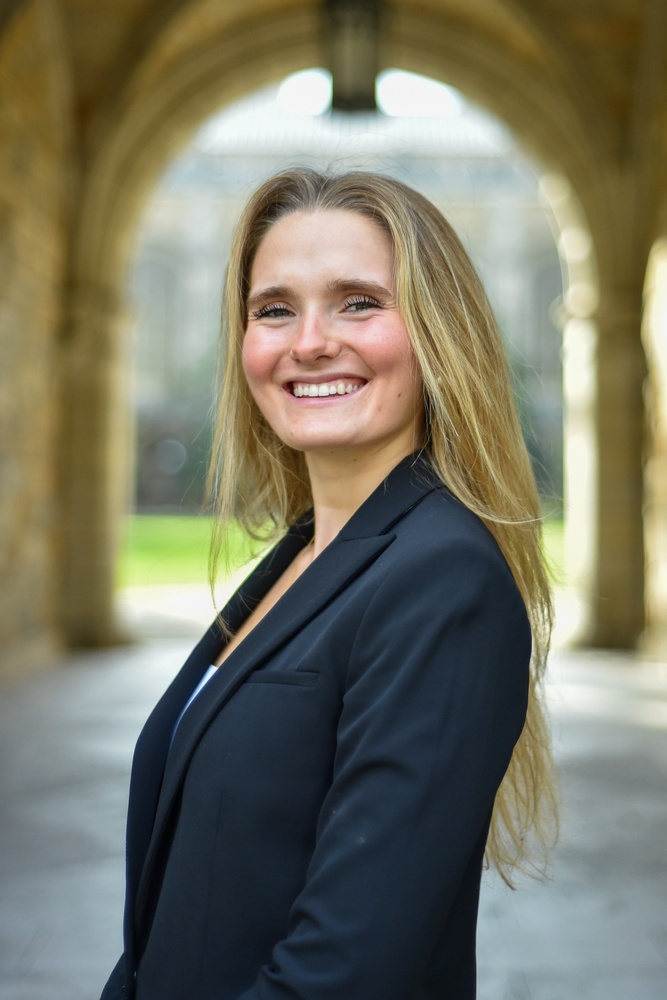
#> input picture projects/site/assets/img/annabel-headshot-original.jpeg, 667 x 1000 px, shrunk from 1367 x 2048 before the run
$ python make_guide_overlay.py --ref ../../../../../site/assets/img/annabel-headshot-original.jpeg --output out.png
#> lines starting #> are read from the running program, lines starting #| are printed output that depends on the picture; after the words box and inside, x2 and y2 are one past the last pixel; in counts of white or black regions, pixels touching at a corner belong together
#!/usr/bin/env python3
# /// script
# requires-python = ">=3.10"
# dependencies = ["pillow>=10.0.0", "numpy>=1.26.0", "scipy>=1.11.0"]
# ///
"""Generate a guide-line overlay on top of a reference image.

The overlay marks discrete reference points that a vision LLM can name when
reporting layout, instead of having to estimate raw bbox percentages from a
naked image (which produces hallucinated coordinates).

Overlay layers:
  - 10% canvas grid in faint gray (background ruler)
  - Coordinate ticks every 10% in left/top margins
  - Horizontal text bands detected via projection — top/bottom of each band
    drawn in red, labels H1, H2, H3... with the y-percent range
  - Element bounding boxes detected via connected components — drawn in cyan,
    labels E1, E2, E3... with [left, top, width, height] in percents

Then in Step 0 (vision analysis) the agent reads BOTH ref.png AND
_ref-guided.png and reports bbox by referring to band/element labels:
  "headline spans H2 to H4 → y=14% to y=22% → height=8%"
  "image-zone is E1 → bbox [10, 35, 80, 50]"

This makes the script deterministic on detection (where ink is) and the LLM
semantic on interpretation (what each region IS in the design).

Usage:
    uv run make_guide_overlay.py --ref path/to/ref.png --output path/to/_ref-guided.png
"""

import argparse
import sys
from pathlib import Path

import numpy as np
from PIL import Image, ImageDraw, ImageFont
from scipy import ndimage


def otsu_threshold(arr: np.ndarray) -> int:
    """Compute Otsu's threshold for a grayscale image array."""
    hist, _ = np.histogram(arr.ravel(), bins=256, range=(0, 255))
    total = arr.size
    sum_total = float(np.dot(np.arange(256), hist))
    sum_b = 0.0
    w_b = 0
    max_var = 0.0
    threshold = 0
    for t in range(256):
        w_b += int(hist[t])
        if w_b == 0:
            continue
        w_f = total - w_b
        if w_f == 0:
            break
        sum_b += t * hist[t]
        m_b = sum_b / w_b
        m_f = (sum_total - sum_b) / w_f
        var_between = w_b * w_f * (m_b - m_f) ** 2
        if var_between > max_var:
            max_var = var_between
            threshold = t
    return threshold


def detect_text_bands(binary: np.ndarray, min_height_px: int, min_gap_px: int) -> list[tuple[int, int]]:
    """Detect horizontal text bands via row projection of ink mask.

    Returns list of (y_top, y_bottom) tuples.
    """
    proj = binary.sum(axis=1)
    # Adaptive activity threshold: rows with ink-pixel count above 5% of max.
    activity_floor = max(5, proj.max() * 0.05)
    active = proj > activity_floor

    bands: list[tuple[int, int]] = []
    in_band = False
    start = 0
    for i, a in enumerate(active):
        if a and not in_band:
            in_band = True
            start = i
        elif not a and in_band:
            in_band = False
            if i - start >= min_height_px:
                bands.append((start, i))
    if in_band:
        bands.append((start, len(active)))

    # Merge bands separated by small gaps (descenders, kerning artifacts)
    merged: list[tuple[int, int]] = []
    for band in bands:
        if merged and band[0] - merged[-1][1] < min_gap_px:
            merged[-1] = (merged[-1][0], band[1])
        else:
            merged.append(band)
    return merged


def detect_element_boxes(
    binary: np.ndarray,
    min_area_pct: float = 0.5,
    max_area_pct: float = 90.0,
    max_count: int = 10,
) -> list[tuple[int, int, int, int]]:
    """Detect significant element bounding boxes via connected components.

    Returns list of (x, y, w, h) in pixel coordinates, sorted by area descending.
    Filters out tiny noise and full-canvas components.
    """
    labels, n = ndimage.label(binary)
    if n == 0:
        return []

    total_area = binary.shape[0] * binary.shape[1]
    objects = ndimage.find_objects(labels)

    boxes: list[tuple[int, int, int, int]] = []
    for slc in objects:
        if slc is None:
            continue
        ys, xs = slc
        x0, x1 = xs.start, xs.stop
        y0, y1 = ys.start, ys.stop
        w = x1 - x0
        h = y1 - y0
        area_pct = (w * h) / total_area * 100
        if min_area_pct <= area_pct <= max_area_pct:
            boxes.append((int(x0), int(y0), int(w), int(h)))

    boxes.sort(key=lambda b: -(b[2] * b[3]))
    return boxes[:max_count]


def _load_font(px: int) -> ImageFont.ImageFont:
    """Best-effort font load — fall back to PIL default if no TTF available."""
    for name in ("arial.ttf", "DejaVuSans.ttf", "LiberationSans-Regular.ttf"):
        try:
            return ImageFont.truetype(name, size=px)
        except OSError:
            continue
    return ImageFont.load_default()


def draw_overlay(ref_path: Path, output_path: Path) -> dict:
    img = Image.open(ref_path).convert("RGB")
    W, H = img.size
    gray = np.asarray(img.convert("L"))

    threshold = otsu_threshold(gray)
    # Polarity: if bg is light (median > 128), ink is darker than threshold; otherwise inverted.
    if np.median(gray) > 128:
        binary = gray < threshold
    else:
        binary = gray > threshold

    bands = detect_text_bands(
        binary,
        min_height_px=max(4, int(H * 0.005)),
        min_gap_px=max(3, int(H * 0.004)),
    )
    elements = detect_element_boxes(binary)

    overlay = img.copy()
    draw = ImageDraw.Draw(overlay, "RGBA")
    font = _load_font(max(14, H // 80))

    grid_color = (180, 180, 180, 120)
    band_color = (220, 60, 60, 220)
    band_fill = (220, 60, 60, 30)
    elem_color = (40, 140, 200, 220)
    tick_color = (110, 110, 110, 220)

    # 10% grid
    for i in range(1, 10):
        x = int(W * i / 10)
        draw.line([(x, 0), (x, H)], fill=grid_color, width=1)
        y = int(H * i / 10)
        draw.line([(0, y), (W, y)], fill=grid_color, width=1)

    # Element bounding boxes (drawn first so they sit under band lines)
    for i, (x, y, w, h) in enumerate(elements, 1):
        draw.rectangle([(x, y), (x + w, y + h)], outline=elem_color, width=2)
        x_pct = x / W * 100
        y_pct = y / H * 100
        w_pct = w / W * 100
        h_pct = h / H * 100
        label = f"E{i} [{x_pct:.0f}, {y_pct:.0f}, {w_pct:.0f}x{h_pct:.0f}]"
        draw.text((x + 4, y + 4), label, fill=elem_color, font=font)

    # Text band tops and bottoms
    for i, (y0, y1) in enumerate(bands, 1):
        draw.rectangle([(0, y0), (W, y1)], fill=band_fill)
        draw.line([(0, y0), (W, y0)], fill=band_color, width=2)
        draw.line([(0, y1), (W, y1)], fill=band_color, width=1)
        pct_top = y0 / H * 100
        pct_bot = y1 / H * 100
        label = f"H{i}  y={pct_top:.0f}%-{pct_bot:.0f}%  (h={pct_bot - pct_top:.0f}%)"
        draw.text((6, y0 + 3), label, fill=band_color, font=font)

    # Coordinate ticks every 10% in left + top margins
    for i in range(11):
        x = int(W * i / 10)
        draw.line([(x, 0), (x, 10)], fill=tick_color, width=1)
        if 0 < i < 10:
            draw.text((x + 2, 12), f"{i*10}%", fill=tick_color, font=font)
        y = int(H * i / 10)
        draw.line([(0, y), (10, y)], fill=tick_color, width=1)
        if 0 < i < 10:
            draw.text((12, y + 2), f"{i*10}%", fill=tick_color, font=font)

    output_path.parent.mkdir(parents=True, exist_ok=True)
    overlay.save(output_path)

    return {
        "output": str(output_path),
        "canvas_px": (W, H),
        "text_bands": len(bands),
        "element_boxes": len(elements),
    }


def main() -> int:
    ap = argparse.ArgumentParser(description="Generate guide-line overlay on a reference image.")
    ap.add_argument("--ref", required=True, type=Path, help="Reference image path")
    ap.add_argument("--output", required=True, type=Path, help="Output overlay path")
    args = ap.parse_args()

    ref = args.ref.resolve()
    if not ref.exists():
        print(f"Error: ref not found: {ref}", file=sys.stderr)
        return 1

    stats = draw_overlay(ref, args.output.resolve())
#> in draw_overlay, img is the input picture: PIL image 667x1000 RGB; mean R, G, B 118.9, 117.2, 99.6
#> in draw_overlay, `gray = np.asarray(img.convert("L"))`:
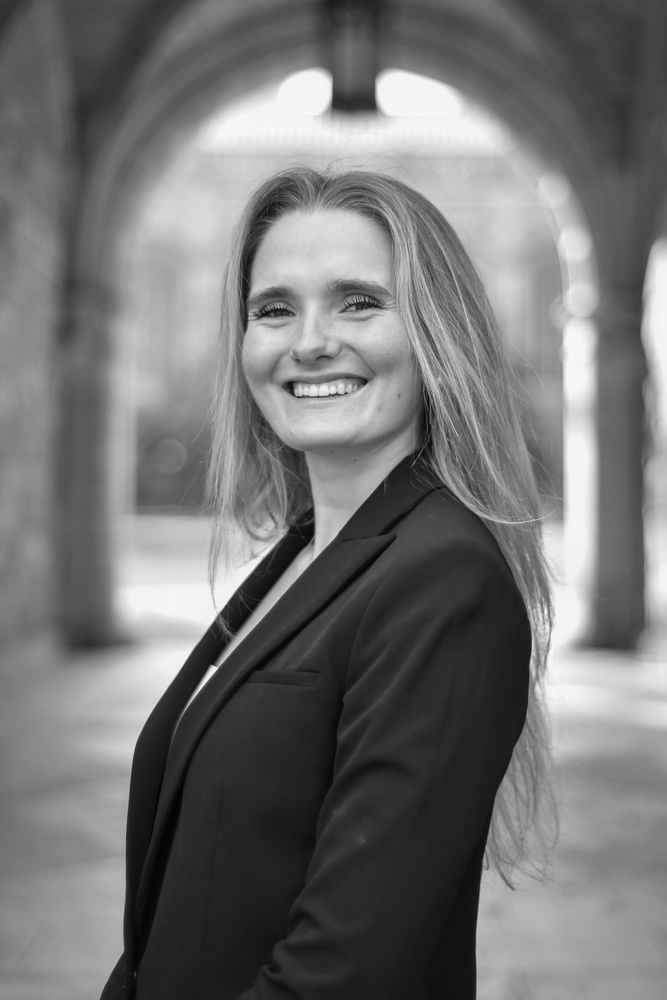
#> gray: shape (1000, 667); min 0, max 252, mean 115.7
#> in otsu_threshold, `hist, _ = np.histogram(arr.ravel(), bins=256, range=(0, 255))`: hist = 256 values, max 6421 at index 34, min 0 at index 253, mean 2605.5
#> in otsu_threshold, `sum_total = float(np.dot(np.arange(256), hist))`: sum_total = 77194390
#> the loop in otsu_threshold, `for t in range(256):` made 253 passes
#> (w_b, w_f, sum_b, m_b, m_f, max_var) on passes 1 to 12: (1, 666999, 0, 0, 115.7, 8.93e+09), (9, 666991, 8, 0.889, 115.7, 7.92e+10), (39, 666961, 68, 1.74, 115.7, 3.38e+11), (151, 666849, 404, 2.68, 115.8, 1.29e+12), (361, 666639, 1244, 3.45, 115.8, 3.04e+12), (636, 666364, 2619, 4.12, 115.8, 5.29e+12), (1027, 665973, 4965, 4.83, 115.9, 8.44e+12), (1461, 665539, 8003, 5.48, 116, 1.19e+13), (1807, 665193, 10771, 5.96, 116, 1.46e+13), (2125, 664875, 13633, 6.42, 116.1, 1.7e+13), (2454, 664546, 16923, 6.9, 116.1, 1.95e+13), (2820, 664180, 20949, 7.43, 116.2, 2.22e+13)
#> (w_b, w_f, sum_b) on pass 100: (289707, 377293, 16242869)
#> in draw_overlay, `binary = gray > threshold`:
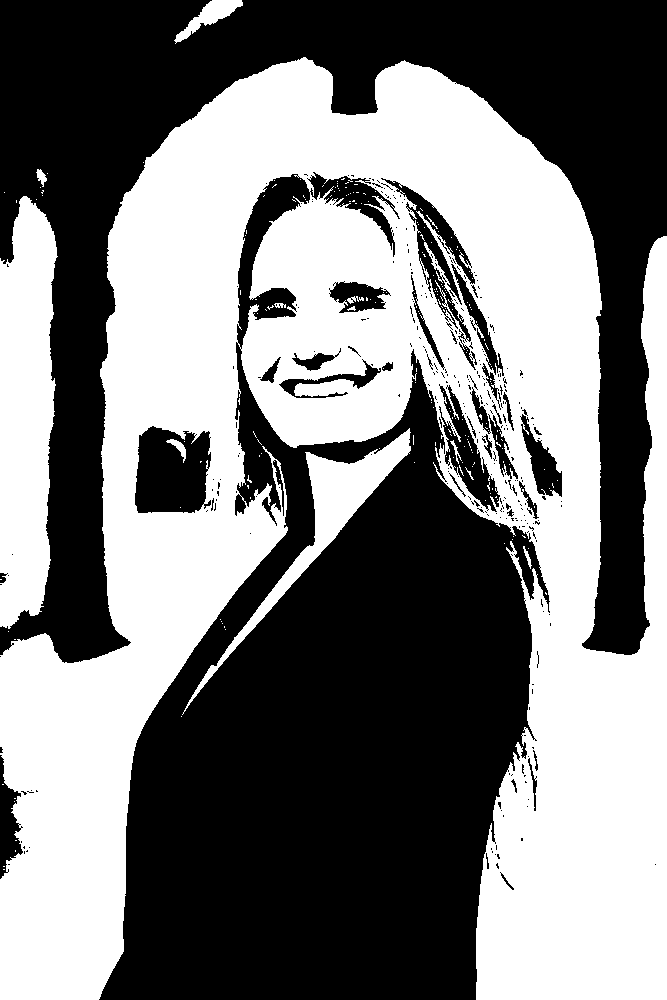
#> binary: shape (1000, 667) bool; 48.3% white; 211 white regions (198 under 20 px), largest, box (x1, y1, x2, y2) and area: (0, 57, 667, 1000) 293205, (0, 196, 58, 629) 19951, (182, 428, 411, 715) 7034
#> the loop in detect_text_bands, `for i, a in enumerate(active):` made 1000 passes
#> a on passes 1 to 3: True, True, True
#> the loop in detect_text_bands, `for band in bands:` made 2 passes
#> band on passes 1 to 2: (0, 19), (62, 1000)
#> in detect_element_boxes, `labels, n = ndimage.label(binary)`:
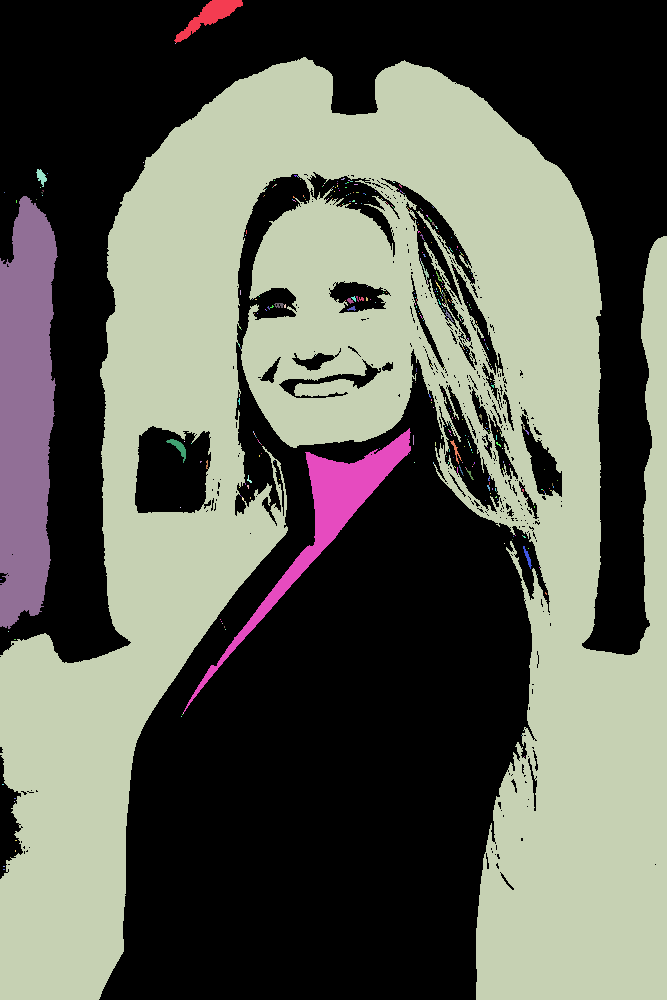
#> labels: shape (1000, 667) int32; 415 distinct labels, from 0 to 414; one colour per label, 0 black
#> the loop in draw_overlay, `for i, (x, y, w, h) in enumerate(elements, 1):` made 2 passes
#> (i, x, y, w, h) on passes 1 to 2: (1, 184, 428, 227, 284), (2, 0, 196, 58, 433)
#> the loop in draw_overlay, `for i, (y0, y1) in enumerate(bands, 1):` made 2 passes
#> (i, y0, y1) on passes 1 to 2: (1, 0, 19), (2, 62, 1000)
#> in draw_overlay, `overlay.save(output_path)`:
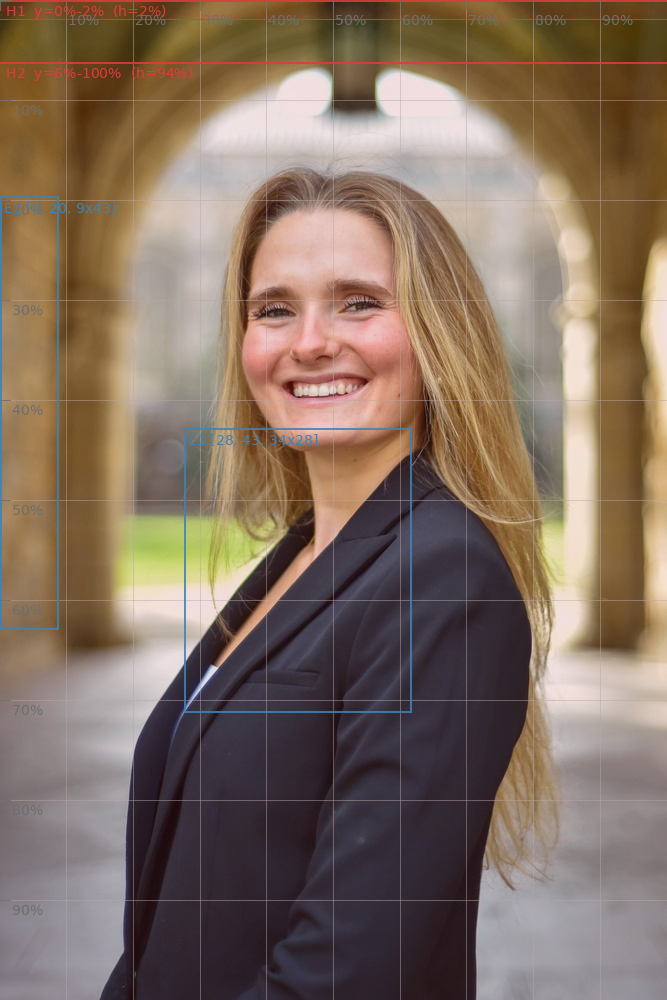
#> saved as out.png: PIL image 667x1000 RGB; mean R, G, B 130.9, 111.3, 96.4
    print(f"[ok] {stats['output']}", file=sys.stderr)
    print(f"     canvas: {stats['canvas_px'][0]}x{stats['canvas_px'][1]}", file=sys.stderr)
    print(f"     text bands detected: {stats['text_bands']}", file=sys.stderr)
    print(f"     element boxes detected: {stats['element_boxes']}", file=sys.stderr)
    return 0


if __name__ == "__main__":
    sys.exit(main())
#> (the program exits here)

$ run again, on projects/site/assets/img/annabel-headshot-cutout.png
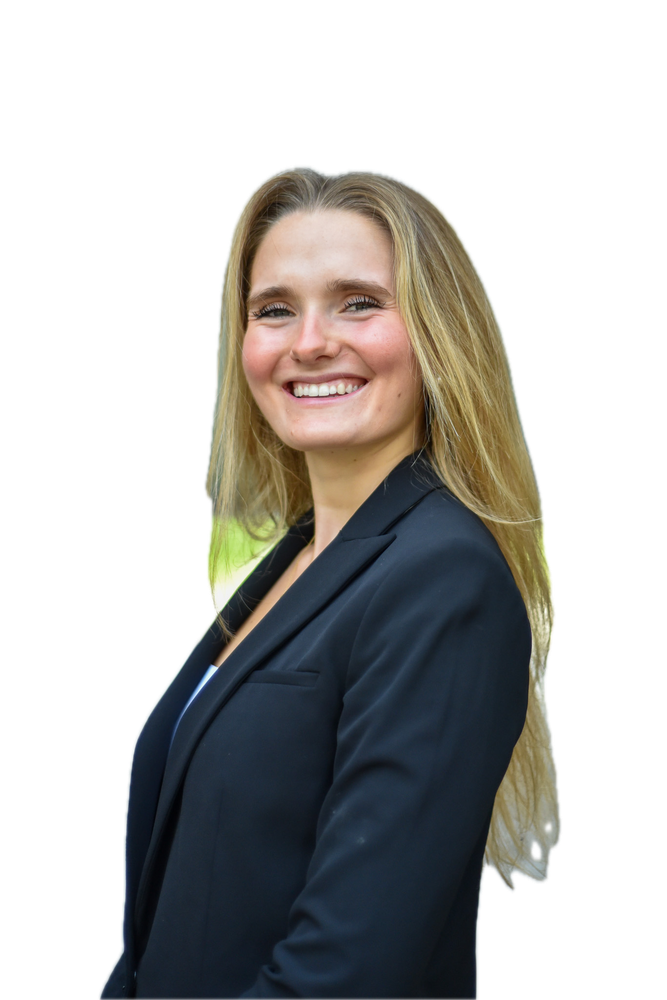
#> input picture projects/site/assets/img/annabel-headshot-cutout.png, 667 x 1000 px, shrunk from 1367 x 2048 before the run
#> hist = 256 values, max 384916 at index 0, min 2 at index 250, mean 2605.5
#> sum_total = 23312117
#> the loop in otsu_threshold, `for t in range(256):` made 256 passes
#> (w_b, w_f, sum_b, m_b, m_f, max_var) on passes 1 to 8: (384916, 282084, 0, 0, 82.64, 7.42e+14), (384962, 282038, 46, 0.000119, 82.66, 7.42e+14), (384985, 282015, 92, 0.000239, 82.66, 7.42e+14), (385096, 281904, 425, 0.0011, 82.69, 7.42e+14), (385275, 281725, 1141, 0.00296, 82.74, 7.43e+14), (385556, 281444, 2546, 0.0066, 82.82, 7.44e+14), (385974, 281026, 5054, 0.0131, 82.94, 7.46e+14), (386407, 280593, 8085, 0.0209, 83.05, 7.48e+14)
#> after the loop in otsu_threshold, `for t in range(256):`: max_var = 1.19e+15; sum_b = 23108627; threshold = 81; w_b = 667000
#> in draw_overlay, `threshold = otsu_threshold(gray)`: threshold = 81
#> in draw_overlay, `binary = gray > threshold`:
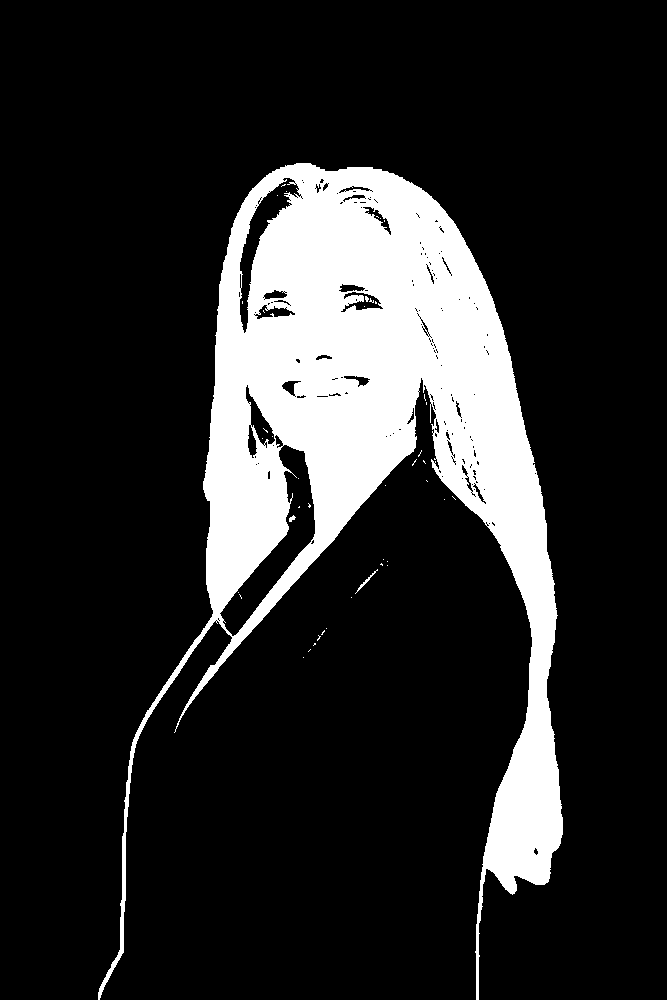
#> binary: shape (1000, 667) bool; 16.5% white; 43 white regions (40 under 20 px), largest, box (x1, y1, x2, y2) and area: (98, 163, 563, 1000) 109913, (355, 569, 378, 594) 64, (289, 515, 296, 522) 28
#> proj = 1000 values, max 299 at index 372, min 0 at index 0, mean 110.2
#> activity_floor = 14.95
#> the loop in detect_text_bands, `for i, a in enumerate(active):` made 1000 passes
#> (in_band, start) on pass 164: (True, 163)
#> after the loop in detect_text_bands, `for i, a in enumerate(active):`: bands = [(163, 892)]; in_band = False; start = 163
#> the loop in detect_text_bands, `for band in bands:` made 1 pass
#> after the loop in detect_text_bands, `for band in bands:`: merged = [(163, 892)]
#> labels: shape (1000, 667) int32; 103 distinct labels, from 0 to 102
#> n = 102
#> objects = 102 items
#> the loop in detect_element_boxes, `for slc in objects:` made 102 passes
#> (x0, x1, y0, y1, w, h, area_pct) on pass 1: (98, 563, 163, 1000, 465, 837, 58.35)
#> the loop in draw_overlay, `for i, (x, y, w, h) in enumerate(elements, 1):` made 1 pass
#> (i, x, y, w, h) on pass 1: (1, 98, 163, 465, 837)
#> the loop in draw_overlay, `for i, (y0, y1) in enumerate(bands, 1):` made 1 pass
#> (i, y0, y1) on pass 1: (1, 163, 892)
#> in draw_overlay, `overlay.save(output_path)`:
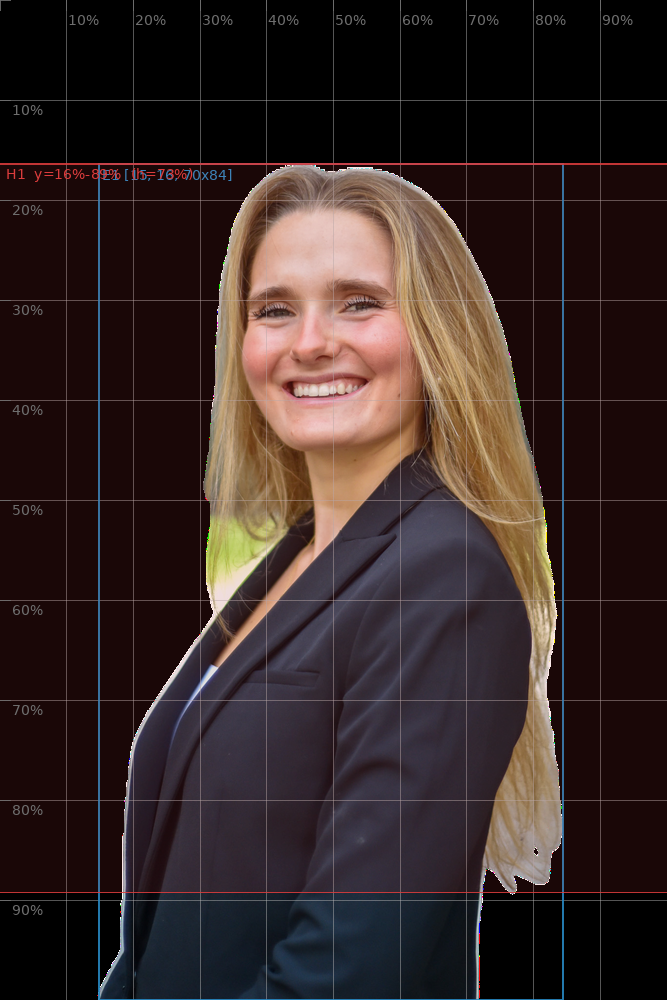
#> saved as out.png: PIL image 667x1000 RGB; mean R, G, B 53.1, 38.7, 37
